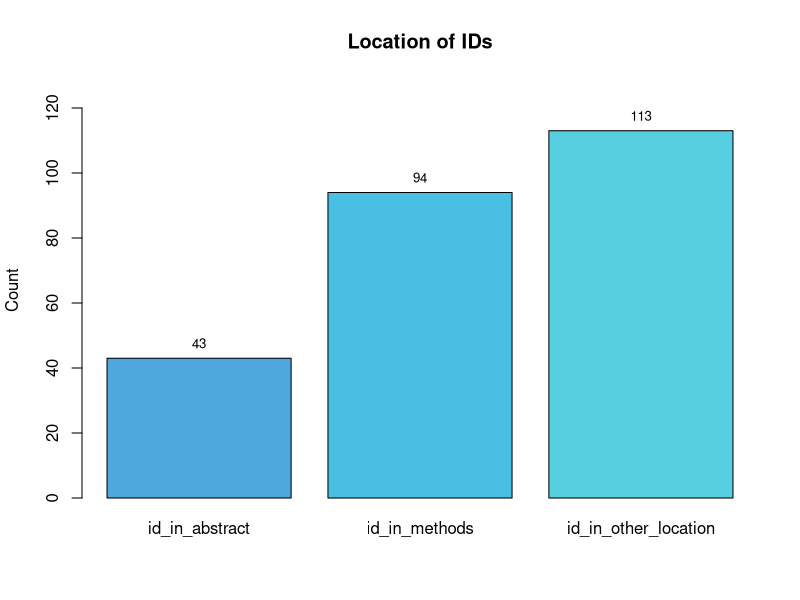
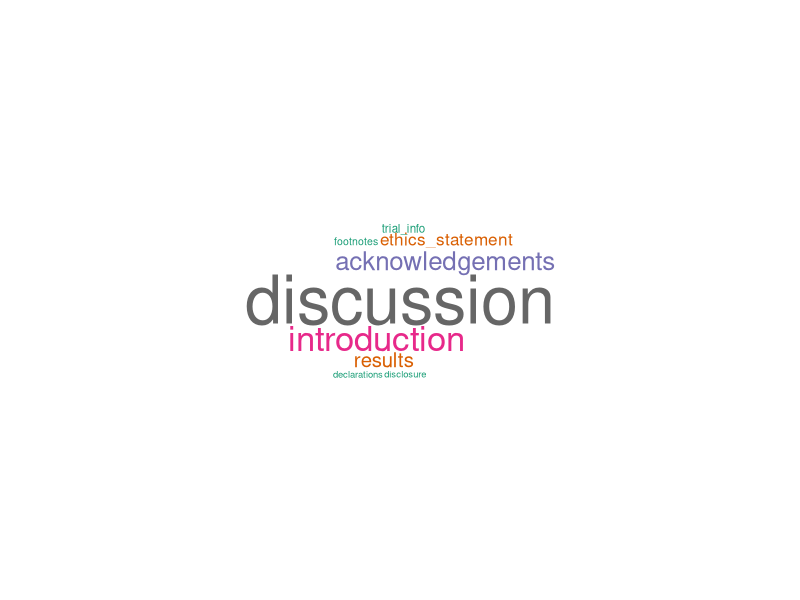
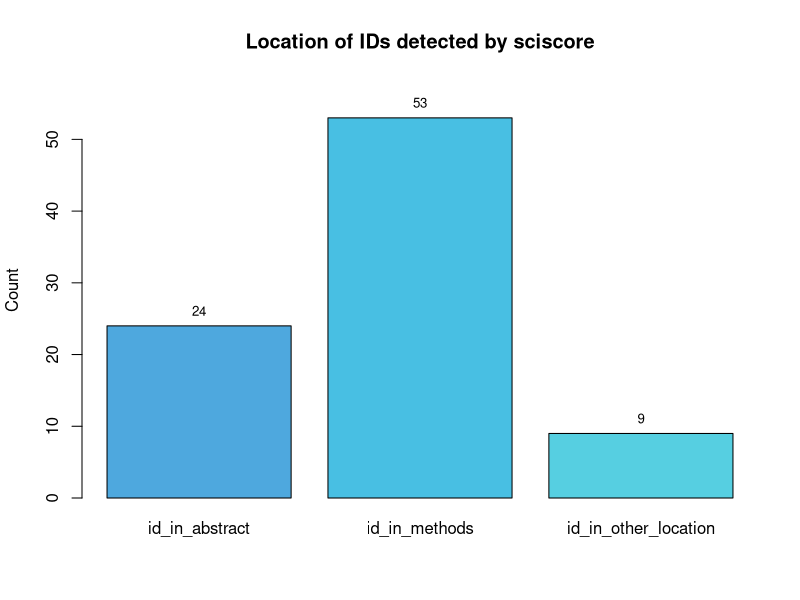
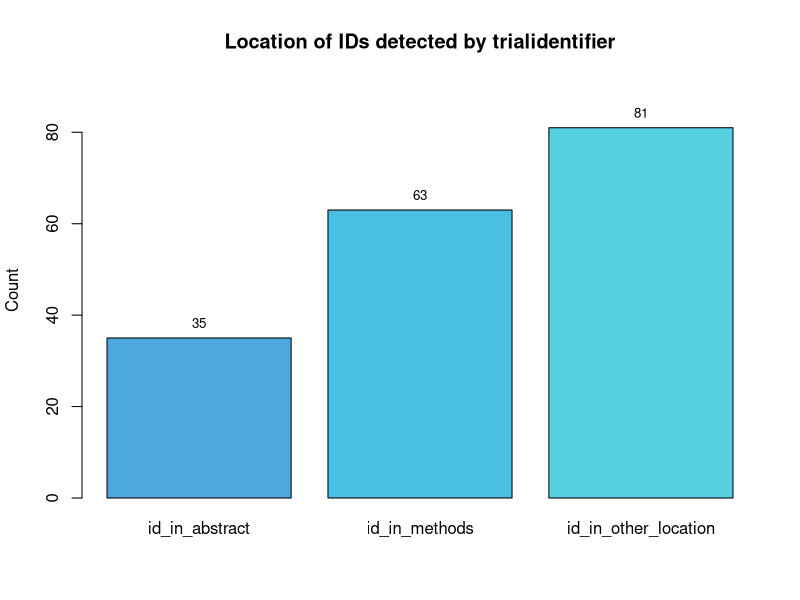
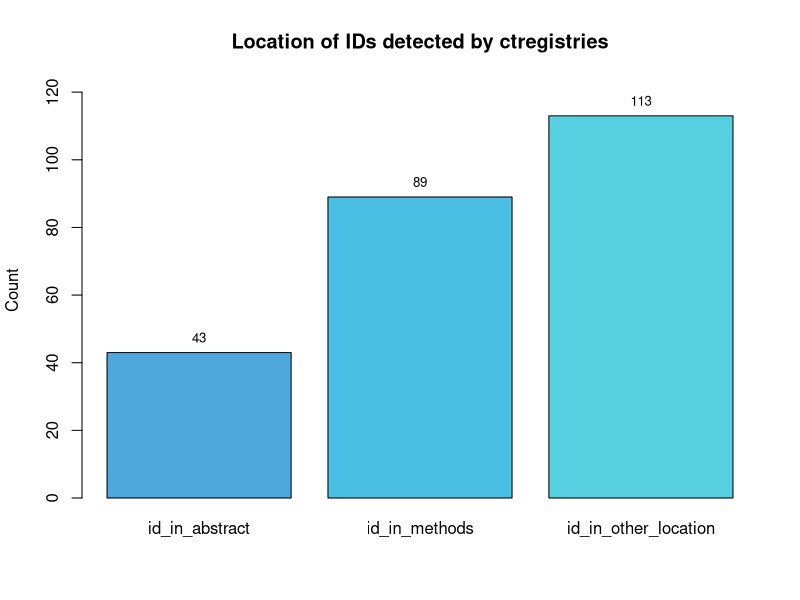
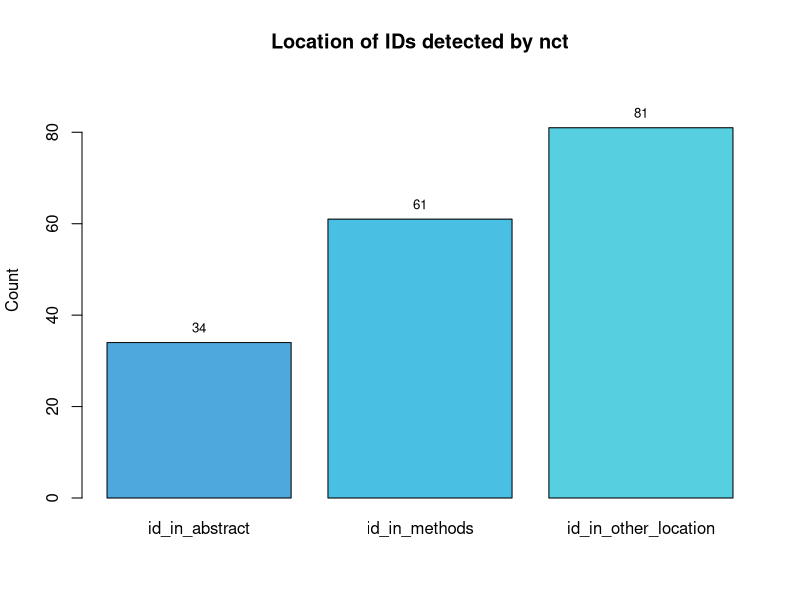

Generate these figures, in order, with R:
## ---- chunk 1

library(readr)
library(dplyr)
library(ggplot2)
library(here)
library(wordcloud)
library(RColorBrewer)
## ---- chunk 2

#load dataset
data <- read_csv(here("testing", "regset.csv"))

#general overview
table(data$id_type_group)
## ---- chunk 3

trn <- subset(data, data$id_type %in% c("ctgov", "umin", "drks", "irct", "chictr", 
                                        "isrctn","ctri", "eudract", "actrn", "jrct", 
                                        "kct", "ntr", "pactr"))

table(trn$id_type)
## ---- chunk 4

protocol <- subset(data, data$id_type %in% c("protocols_io"))

table(protocol$id_type)
## ---- chunk 5

false_positive <- subset(data, data$id_type %in% c("catalogue_id", "datapoint", 
                                                   "drug_id", "funding_id", 
                                                   "medical_acronym",
                                                   "medical_device"))

table(false_positive$id_type)
## ---- chunk 6

# Select only the three columns of interest
location <- data[, c("id_in_abstract", "id_in_methods", "id_in_other_location")]

# Count TRUE values for each selected variable
count_true <- colSums(location)

#select custom colors
custom_palette <- colorRampPalette(c("#4EA8DE", "#48BFE3", "#56CFE1"))

#create barplot
barplot(count_true, names.arg = colnames(location), 
        col = custom_palette(length(count_true)),
        main = "Location of IDs",
        ylab = "Count", ylim = c(0, max(count_true) + 15))

# Calculate the midpoints of the bars
bar_midpoints <- barplot(count_true, plot = FALSE)

# Add total count labels on each column (centered)
text(bar_midpoints, count_true, labels = count_true, pos = 3, col = "black", cex = 0.8)
## ---- chunk 7

# separating locations where there are more than 1 options
locations <- unlist(strsplit(as.character(data$other_location), ", "))

# Create a data frame with the table of frequencies
other_location <- as.data.frame(table(locations))

wordcloud(words = other_location$locations, 
          freq = other_location$Freq,
          min.freq = 0,
          max.words = 200,
          random.order = FALSE,
          rot.per = 0,
          colors = brewer.pal(8, "Dark2"))
## ---- chunk 8
library(tidyverse)

#Group data by PMCID
result <- data %>%
  group_by(PMCID) %>%
  summarise(paper_is_research_article = any(paper_is_research_article))

#Create a table with counts
count_table <- result %>%
  count(paper_is_research_article)
## ---- chunk 9
  
#ID count
table(data$paper_is_research_article)
## ---- chunk 10

table(data$tools_agree)
## ---- chunk 11
table(data$tools_agree, data$id_type_group)
## ---- chunk 12
#subset of sciscore_hit = TRUE
sciscore <- subset(data, data$sciscore_hit %in% c("TRUE"))

table(sciscore$id_type_group)
table(sciscore$id_type)
## ---- chunk 13

# Select only the three columns of interest
location_analysis1 <- sciscore[, c("id_in_abstract", "id_in_methods", 
                                 "id_in_other_location")]

# Count TRUE values for each selected variable
count_true <- colSums(location_analysis1)

#create barplot
barplot(count_true, names.arg = colnames(location_analysis1), 
        col = custom_palette(length(count_true)), 
        main = "Location of IDs detected by sciscore", ylab = "Count",
        ylim = c(0, max(count_true) + 5))

#calculate midpoints of bars
bar_midpoints <- barplot(count_true, plot = FALSE)

#add total count
text(bar_midpoints, count_true, labels = count_true, pos = 3, col = "black", cex = 0.8)
## ---- chunk 14
#subset of trialidentifier_hit = TRUE
trialidentifier <- subset(data, data$trialidentifier_hit %in% c("TRUE"))

table(trialidentifier$id_type_group)
table(trialidentifier$id_type)
## ---- chunk 15

# Select only the three columns of interest
location_analysis2 <- trialidentifier[, c("id_in_abstract", "id_in_methods", 
                                 "id_in_other_location")]

# Count TRUE values for each selected variable
count_true <- colSums(location_analysis2)

#create barplot
barplot(count_true, names.arg = colnames(location_analysis2), 
        col = custom_palette(length(count_true)), 
        main = "Location of IDs detected by trialidentifier", ylab = "Count",
        ylim = c(0, max(count_true) + 10))

#calculate midpoints of bars
bar_midpoints <- barplot(count_true, plot = FALSE)

#add total count
text(bar_midpoints, count_true, labels = count_true, pos = 3, col = "black", cex = 0.8)
## ---- chunk 16
#subset of ctregistries_hit = TRUE
ctregistries <- subset(data, data$ctregistries_hit %in% c("TRUE"))

table(ctregistries$id_type_group)
## ---- chunk 17

# Select only the three columns of interest
location_analysis3 <- ctregistries[, c("id_in_abstract", "id_in_methods", 
                                 "id_in_other_location")]

# Count TRUE values for each selected variable
count_true <- colSums(location_analysis3)

#create barplot
barplot(count_true, names.arg = colnames(location_analysis3), 
        col = custom_palette(length(count_true)), 
        main = "Location of IDs detected by ctregistries", ylab = "Count",
        ylim = c(0, max(count_true) + 10))

#calculate midpoints of bars
bar_midpoints <- barplot(count_true, plot = FALSE)

#add total count
text(bar_midpoints, count_true, labels = count_true, pos = 3, col = "black", cex = 0.8)
## ---- chunk 18
#subset of nct_hit = TRUE
nct <- subset(data, data$nct_hit %in% c("TRUE"))

table(nct$id_type_group)
table(nct$id_type)
## ---- chunk 19

# Select only the three columns of interest
location_analysis4 <- nct[, c("id_in_abstract", "id_in_methods", 
                                 "id_in_other_location")]

# Count TRUE values for each selected variable
count_true <- colSums(location_analysis4)

#create barplot
barplot(count_true, names.arg = colnames(location_analysis4), 
        col = custom_palette(length(count_true)), 
        main = "Location of IDs detected by nct", ylab = "Count",
        ylim = c(0, max(count_true) + 10))

#calculate midpoints of bars
bar_midpoints <- barplot(count_true, plot = FALSE)

#add total count
text(bar_midpoints, count_true, labels = count_true, pos = 3, col = "black", cex = 0.8)
